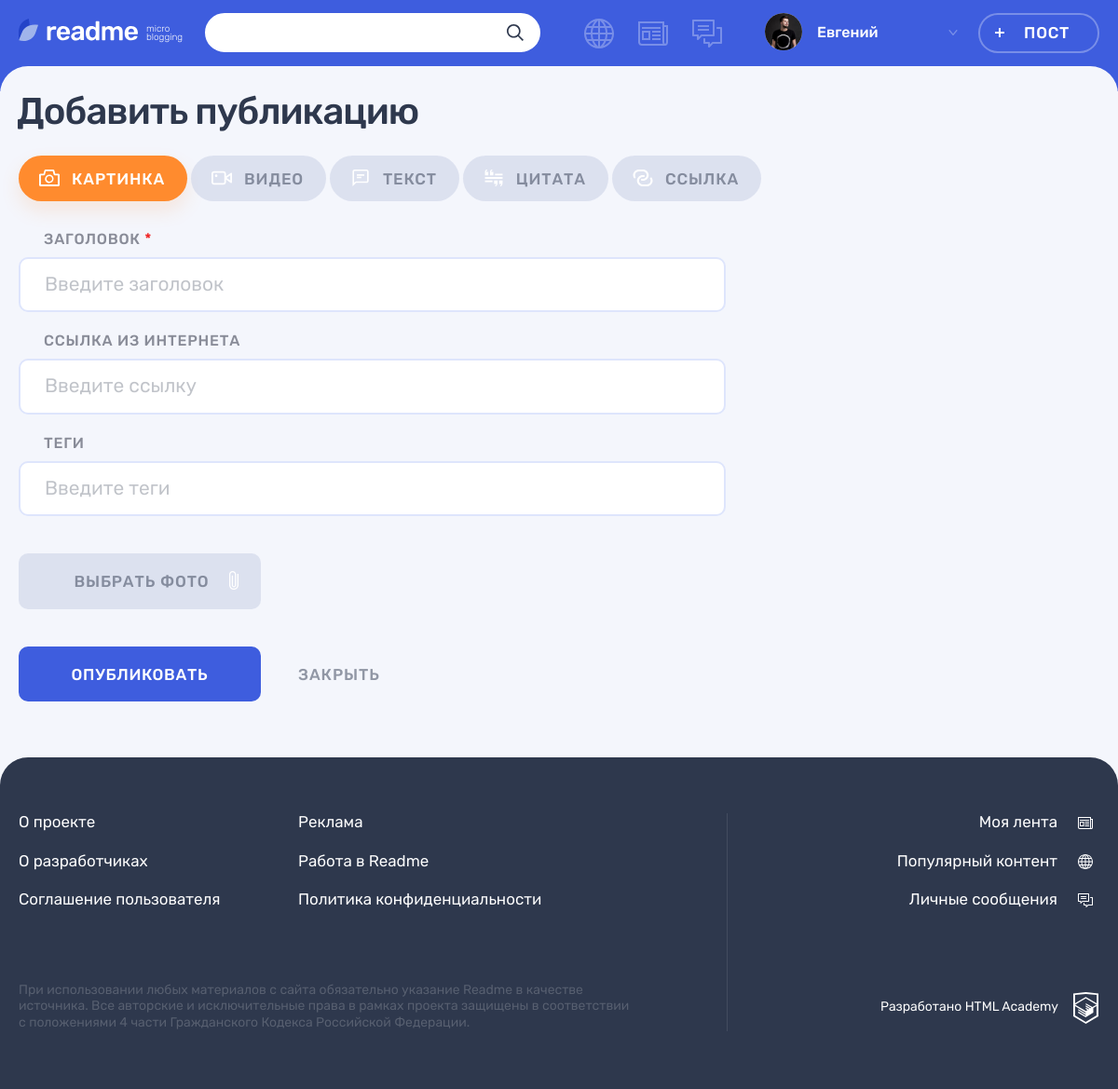
/add.php?content_type_id=1, run on the app's committed database.
### tables this page shows
CREATE TABLE content_types(
    id int unsigned PRIMARY KEY AUTO_INCREMENT,
    type varchar(255) NOT NULL UNIQUE,
    name varchar(255) NOT NULL UNIQUE
);

### utils/helpers.php (called while the page is built, shortened)
<?php
function include_template($name, array $data = [])
{
    $name = 'templates/' . $name;
    extract($data);
    require $name;
    $result = ob_get_clean();
    return $result;
}

### models/content_type.php (called while the page is built, shortened)
<?php
function get_content_types(mysqli $db_connection)
{
    $sql = "
        SELECT
            content_types.id,
            content_types.type,
            content_types.name
        FROM content_types
    ";
    $result = mysqli_query($db_connection, $sql);
    return mysqli_fetch_all($result, MYSQLI_ASSOC);
}

### utils/functions.php (called while the page is built, shortened)
<?php
require_once 'utils/helpers.php';
function is_query_active(string $query_name, string $query_value = null): bool
{
    $current_query_value = filter_input(
        INPUT_GET,
        $query_name,
        FILTER_SANITIZE_STRING
    );
    return $current_query_value === $query_value;
}
function get_content_filter_url(
    string $basename,
    int $content_type_id = null
): string {
    $query_params = $_GET;
    $query_params[CONTENT_FILTER_QUERY] = $content_type_id;
    $query_string = http_build_query($query_params);
    return "/$basename?$query_string";
}
function get_content_filters(array $content_types, string $basename): array
{
    $content_filters = $content_types;
    array_walk(
        $content_filters,
        function (&$filter) use ($basename) {
            $id = $filter['id'];
            $url = get_content_filter_url($basename, $id);
            $active = is_query_active(CONTENT_FILTER_QUERY, $id);
            $filter['url'] = $url;
            $filter['active'] = $active;
        }
    );
    return $content_filters;
}

### templates/partials/add-post-form/content-tabs.php (the view, shortened to what this page needs)
<div class="adding-post__tabs filters">
    <ul class="adding-post__tabs-list filters__list tabs__list">
        <?php
        foreach ($content_tabs as $content_tab): ?>
            <li class="adding-post__tabs-item filters__item">
                <a class="adding-post__tabs-link filters__button filters__button--photo <?= $content_tab['active']
                    ? 'filters__button--active tabs__item--active'
                    : '' ?> tabs__item button" <?= !$content_tab['active']
                    ? 'href="' . $content_tab['url'] . '"'
                    : '' ?>>
                    <svg class="filters__icon" width="22" height="18">
                        <use xlink:href="#icon-filter-<?= $content_tab['type'] ?>"></use>
                    </svg>
                    <span><?= $content_tab['name'] ?></span>
                </a>
            </li>
        <?php
        endforeach; ?>
    </ul>
</div>

### css/main.css (style rules this page uses)
html { line-height:1.15;-webkit-text-size-adjust:100% }
body { margin:0 }
a { background-color:transparent }
body,html { width:100%;height:100%;min-width:1200px;margin:0;padding:0;font-family:rubik,arial,sans-serif;font-weight:400;font-style:normal;font-size:16px;line-height:1.15;color:#2e384d;-webkit-font-smoothing:antialiased;font-smoothing:antialiased;-webkit-box-sizing:border-box;box-sizing:border-box }
*,::after,::before { -webkit-box-sizing:inherit;box-sizing:inherit }
a { color:inherit;text-decoration:none;-webkit-transition:color .3s,opacity .3s;transition:color .3s,opacity .3s;cursor:pointer }
.button { padding:0;background:0 0;border:none;text-decoration:none;cursor:pointer;display:inline-block;font:inherit;text-align:center;word-break:break-word;word-wrap:wrap;overflow-wrap:break-word;-webkit-transition:color .3s,background-color .3s,border .3s,opacity .3s;transition:color .3s,background-color .3s,border .3s,opacity .3s;outline:0 }
.page { display:-webkit-box;display:-ms-flexbox;display:flex;-webkit-box-orient:vertical;-webkit-box-direction:normal;-ms-flex-direction:column;flex-direction:column;background-color:#3e5dde }
.filters { margin:0;padding:0;list-style:none }
.filters__list { margin:0;padding:0;list-style:none }
.filters__item { position:relative }
.filters__button { display:-webkit-box;display:-ms-flexbox;display:flex;-webkit-box-pack:center;-ms-flex-pack:center;justify-content:center;-webkit-box-align:center;-ms-flex-align:center;align-items:center;height:100%;font-size:17px;line-height:1;font-weight:500;text-transform:uppercase;color:rgba(46,56,77,.3);background-color:rgba(205,212,232,.6);border-radius:50% }
.filters__button--active,.filters__button:active { color:#2e384d;-webkit-box-shadow:0 10px 20px 0 rgba(46,91,255,.07);box-shadow:0 10px 20px 0 rgba(46,91,255,.07) }
.filters__button--active .filters__icon,.filters__button:active .filters__icon { opacity:1;fill:#fff }
.filters__button--active.filters__button,.filters__button:active.filters__button { background-color:#fff }
.filters__button--active.filters__button--photo,.filters__button:active.filters__button--photo { background-color:#ff8b2e;-webkit-box-shadow:0 10px 20px 0 rgba(255,139,46,.15);box-shadow:0 10px 20px 0 rgba(255,139,46,.15) }
.filters__icon { fill:#2e384d;opacity:.2;-webkit-transition:fill .3s,opacity .3s;transition:fill .3s,opacity .3s }
.adding-post__tabs-link.filters__button .filters__icon,.search__tabs-link.filters__button .filters__icon { fill:#fff;opacity:1;top:50%;-webkit-transform:translateY(-50%);transform:translateY(-50%) }
.adding-post__tabs-link.filters__button--active,.search__tabs-link.filters__button--active { color:#fff }
.adding-post__tabs-link.filters__button--active .filters__icon,.search__tabs-link.filters__button--active .filters__icon { fill:#fff;opacity:1 }
.adding-post__tabs-link.filters__button--photo,.search__tabs-link.filters__button--photo { padding-right:24px;padding-left:57px }
.adding-post__tabs-link.filters__button--photo .filters__icon,.search__tabs-link.filters__button--photo .filters__icon { left:22px }
.adding-post__tabs { display:-webkit-box;display:-ms-flexbox;display:flex;-webkit-box-align:center;-ms-flex-align:center;align-items:center;padding-top:23px;padding-bottom:17px }
.adding-post__tabs-list { margin:0;padding:0;list-style:none;display:-webkit-box;display:-ms-flexbox;display:flex;-webkit-box-align:start;-ms-flex-align:start;align-items:flex-start;-ms-flex-wrap:wrap;flex-wrap:wrap }
.adding-post__tabs-item { margin-right:4px;margin-bottom:15px }
.adding-post__tabs-link { padding-top:17px;padding-bottom:15px;letter-spacing:.85px;padding-right:36px;padding-left:60px;color:rgba(46,56,77,.5);border-radius:25px }
.adding-post__tabs-link .filters__icon { position:absolute }

### data on the page
content_types: name "КАРТИНКА"
content_types: name "ВИДЕО"
content_types: name "ТЕКСТ"
content_types: name "ЦИТАТА"
content_types: name "ССЫЛКА"

### other printed values
$user_name "Евгений"
